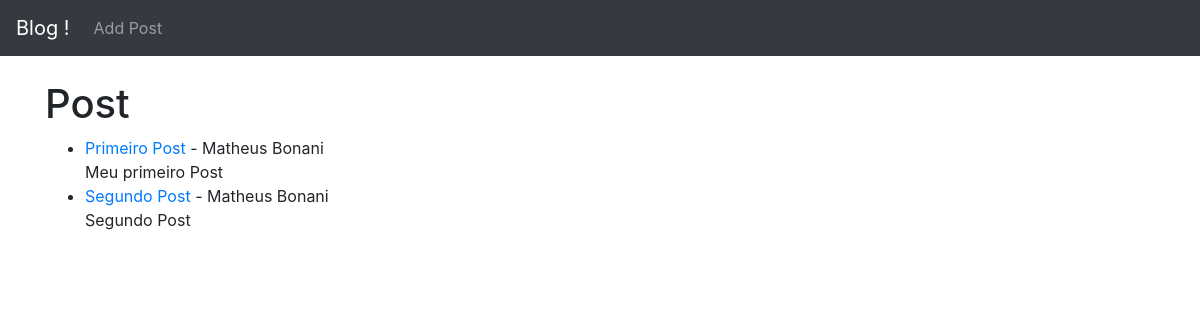
/, run on an earlier commit of the app's database.
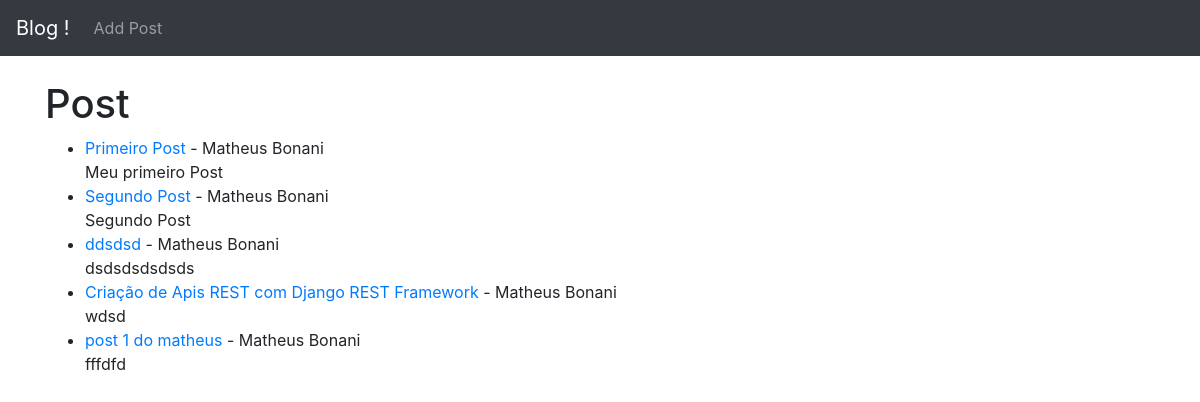
And on a later commit of the database.
### core/models.py (models this page shows, shortened)
class Post(models.Model):
    titulo = models.CharField(max_length=255)
    autor = models.ForeignKey(User, default=User, on_delete=models.CASCADE)
    body = models.TextField()

### core/views.py (the view)
# urls.py: path('', IndexView.as_view(), name='index'),
class IndexView(ListView):
    model = Post
    template_name = 'index.html'

### core/templates/index.html
{% extends 'base.html' %}
{% block content %}
<h1>Post</h1>
<ul>
{% for post in object_list %}
    <li><a href="{% url 'post_detail' post.pk %}">{{ post.titulo }}</a> - {{ post.autor.first_name }} {{ post.autor.last_name }}<br/body>
    {{ post.body }}</li>
{% endfor %}
</ul>
{% endblock %}

### core/templates/base.html (shortened to what this page needs)
<!DOCTYPE html>
<html lang="pt-br">
  <head>
    <link rel="stylesheet" href="https://stackpath.bootstrapcdn.com/bootstrap/4.1.3/css/bootstrap.min.css">
  </head>
  <body>
    <nav class="navbar navbar-expand-lg navbar-dark bg-dark">
  <a class="navbar-brand" href="{% url 'index' %}">Blog !</a>
  <div class="collapse navbar-collapse" id="conteudoNavbarSuportado">
    <ul class="navbar-nav mr-auto">
      <li class="nav-item">
        <a class="nav-link" href="{% url 'add_post' %}">Add Post</a>
      </li>
    </ul>
  </div>
</nav>
    <br>
    <div class="container">
      {% block content %}
      {% endblock %}
    </div>
  </body>
</html>

What changed in the data, as far as the page shows it:
added Post: titulo "ddsdsd", autor.first_name "Matheus", autor.last_name "Bonani", body "dsdsdsdsdsds"
added Post: titulo "Criação de Apis REST com Django REST Framework", autor.first_name "Matheus", autor.last_name "Bonani", body "wdsd"
added Post: titulo "post 1 do matheus", autor.first_name "Matheus", autor.last_name "Bonani", body "fffdfd"
